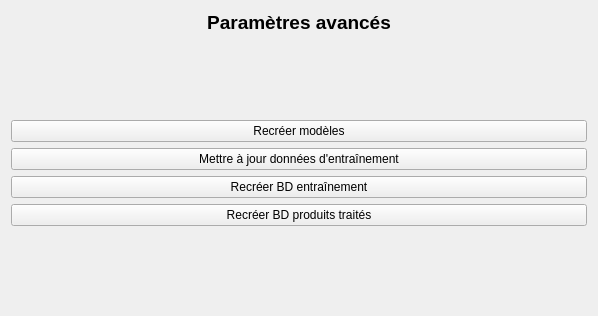
<?xml version="1.0" encoding="UTF-8"?>
<ui version="4.0">
 <class>Form</class>
 <widget class="QWidget" name="Form">
  <property name="geometry">
   <rect>
    <x>0</x>
    <y>0</y>
    <width>598</width>
    <height>316</height>
   </rect>
  </property>
  <property name="windowTitle">
   <string>Form</string>
  </property>
  <layout class="QVBoxLayout" name="verticalLayout">
   <item>
    <widget class="QLabel" name="label">
     <property name="text">
      <string>&lt;html&gt;&lt;head/&gt;&lt;body&gt;&lt;p align=&quot;center&quot;&gt;&lt;span style=&quot; font-size:14pt; font-weight:700;&quot;&gt;Paramètres avancés&lt;/span&gt;&lt;/p&gt;&lt;/body&gt;&lt;/html&gt;</string>
     </property>
    </widget>
   </item>
   <item>
    <spacer name="verticalSpacer">
     <property name="orientation">
      <enum>Qt::Orientation::Vertical</enum>
     </property>
     <property name="sizeHint" stdset="0">
      <size>
       <width>20</width>
       <height>40</height>
      </size>
     </property>
    </spacer>
   </item>
   <item>
    <layout class="QVBoxLayout" name="verticalLayout_5">
     <item>
      <widget class="QPushButton" name="b_Recreer_Modeles">
       <property name="text">
        <string>Recréer modèles</string>
       </property>
      </widget>
     </item>
     <item>
      <widget class="QPushButton" name="b_MAJ_BD_Entrainement">
       <property name="text">
        <string>Mettre à jour données d'entraînement</string>
       </property>
      </widget>
     </item>
     <item>
      <widget class="QPushButton" name="b_Recreer_BD_Entrainement">
       <property name="text">
        <string>Recréer BD entraînement</string>
       </property>
      </widget>
     </item>
     <item>
      <widget class="QPushButton" name="b_Recreer_BD_PT">
       <property name="text">
        <string>Recréer BD produits traités</string>
       </property>
      </widget>
     </item>
    </layout>
   </item>
   <item>
    <spacer name="verticalSpacer_2">
     <property name="orientation">
      <enum>Qt::Orientation::Vertical</enum>
     </property>
     <property name="sizeHint" stdset="0">
      <size>
       <width>20</width>
       <height>40</height>
      </size>
     </property>
    </spacer>
   </item>
  </layout>
 </widget>
 <resources/>
 <connections/>
</ui>
